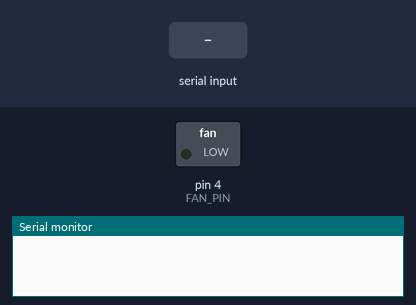
Simulated run of this sketch. Board: Arduino Uno, built with avr-gcc and run on an emulated ATmega328P. Parts: switched loads named in the sketch (green lamp = pin HIGH), the last lines printed to the serial monitor. Inputs (shaded band) come from the test bench.

Above: at 1.2 s.
1.3 s: "ON" received over Serial
At 2.8 s:
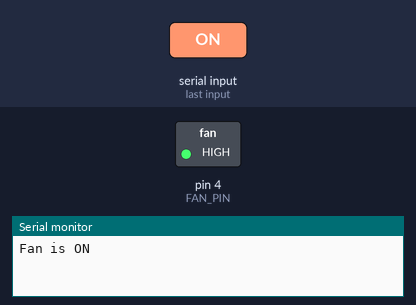
3.8 s: "OFF" received over Serial
At 5.9 s:
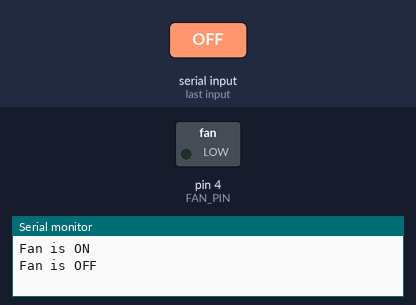
Timing chart, 0 to 7.4 s (numbered marks = the images above; inputs shaded):
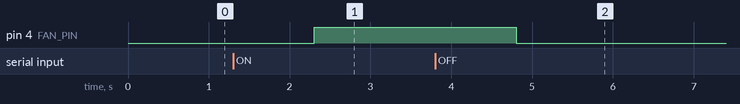

The sketch:

fan.ino
```cpp
#define FAN_PIN 4
String command;

void setup()
{
    pinMode(FAN_PIN, OUTPUT);
    Serial.begin(9600);
}

void loop()
{
    while (Serial.available())
    {
        command = Serial.readString();
        if (command == "ON")
        {
            digitalWrite(FAN_PIN, HIGH); // turn the fan on
            Serial.println("Fan is ON");
        }
        else if (command == "OFF")
        {
            digitalWrite(FAN_PIN, LOW); // turn the fan off
            Serial.println("Fan is OFF");
        }
    }
}
```

Measured:
- after the input at 1.3 s, pin 4 (FAN_PIN): LOW → HIGH after 1.0 s
- after the input at 3.8 s, pin 4 (FAN_PIN): HIGH → LOW after 1.0 s
